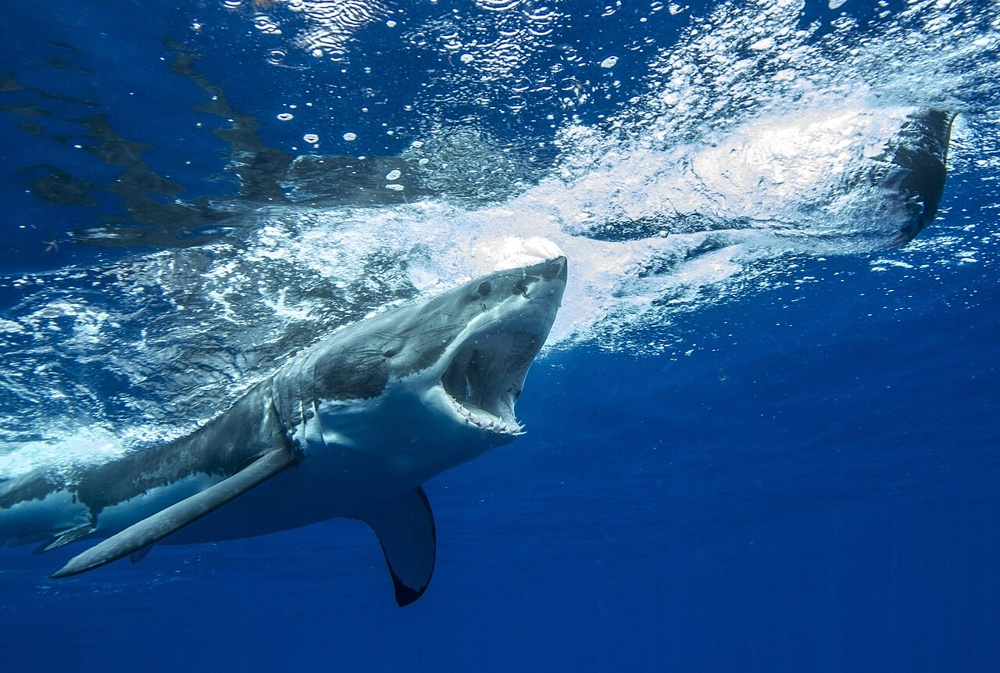
#> input picture images/shark.jpg, 1000 x 673 px
$ python demo.py
#> lines starting #> are read from the running program, lines starting #| are printed output that depends on the picture
"""Interactive demo: image compression with SVD (matrix compression).

Run:   python demo.py

- Drag the slider (or press the arrow keys: left/right = 1 step, up/down = 10 steps)
  to choose k, the number of SVD "layers" we keep.
- Click an animal name in the bottom-left corner to switch images.
"""
from pathlib import Path

import matplotlib.pyplot as plt
import numpy as np
from matplotlib.widgets import RadioButtons, Slider
from PIL import Image

# ---------------------------------------------------------------------------
# Settings
# ---------------------------------------------------------------------------
IMAGE_DIR = Path(__file__).parent / "images"
IMAGES = {"Shark": "shark.jpg", "Deer": "deer.jpg", "Leopard": "leopard.jpg"}
K_MAX = 300    # largest k on the slider
K_START = 20   # k shown when the demo opens


# ---------------------------------------------------------------------------
# The math (the core of the project)
# ---------------------------------------------------------------------------
def load(filename):
    """Load an image and compute the SVD of each colour channel.

    A colour image is 3 stacked matrices (R, G, B), each of size m x n.
    Each entry is the brightness of one pixel, from 0 to 255.
    """
#> called with filename = 'shark.jpg'
    # Turn the image into a matrix of numbers with shape (m, n, 3)
    img = np.asarray(Image.open(IMAGE_DIR / filename).convert("RGB"), dtype=float)

    # [5 lines of commented-out code are left out]
    svds = [np.linalg.svd(img[:, :, c], full_matrices=False) for c in range(3)]
#> svds = 3 items

    # The SVD is computed once at startup; moving the slider only slices
    # the first k layers, so it stays fast
    return img, svds


def compress(svds, k):
    """Keep only the first k layers of each colour:  A_k = U_k  S_k  V_k^T

    This equals  σ1·u1·v1^T + σ2·u2·v2^T + ... + σk·uk·vk^T
    By the Eckart–Young theorem, this is the best possible rank-k approximation.
    """
    channels = [
        U[:, :k] @ np.diag(S[:k]) @ Vt[:k, :]  # first k columns of U, k values of S, k rows of Vt
        for U, S, Vt in svds                   # one colour at a time: R, G, B
    ]
    # Stack the 3 colours back into an image and clip to 0-255
    # (the approximation can go slightly outside that range)
    return np.clip(np.stack(channels, axis=2), 0, 255).astype(np.uint8)


def storage(img, k):
    """Fraction of storage used compared with the original image.

    The original stores m*n numbers per colour.
    The compressed form stores U_k (m*k) + S_k (k) + V_k (n*k) = k(m + n + 1) numbers per colour.
    """
    m, n, _ = img.shape
    return k * (m + n + 1) / (m * n)


def psnr(img, approx):
    """Image quality in dB: higher means closer to the original.

    PSNR = 10 log10(255^2 / MSE), where MSE = mean of (pixel difference)^2
    """
    mse = np.mean((img - approx) ** 2)
    return 10 * np.log10(255 ** 2 / mse)


def quality_label(db):
    """Turn a dB value into a word the audience can understand."""
    if db < 22:
        return "poor"
    if db < 27:
        return "fair"
    if db < 32:
        return "good"
    if db < 40:
        return "very good"
    return "almost identical"


# ---------------------------------------------------------------------------
# The demo window
# ---------------------------------------------------------------------------
def build_demo():
    # Precompute the SVD of every image so switching images is instant
    print("Computing SVD for each image...")
    data = {name: load(filename) for name, filename in IMAGES.items()}
#> call 2 of load, with filename = 'deer.jpg'
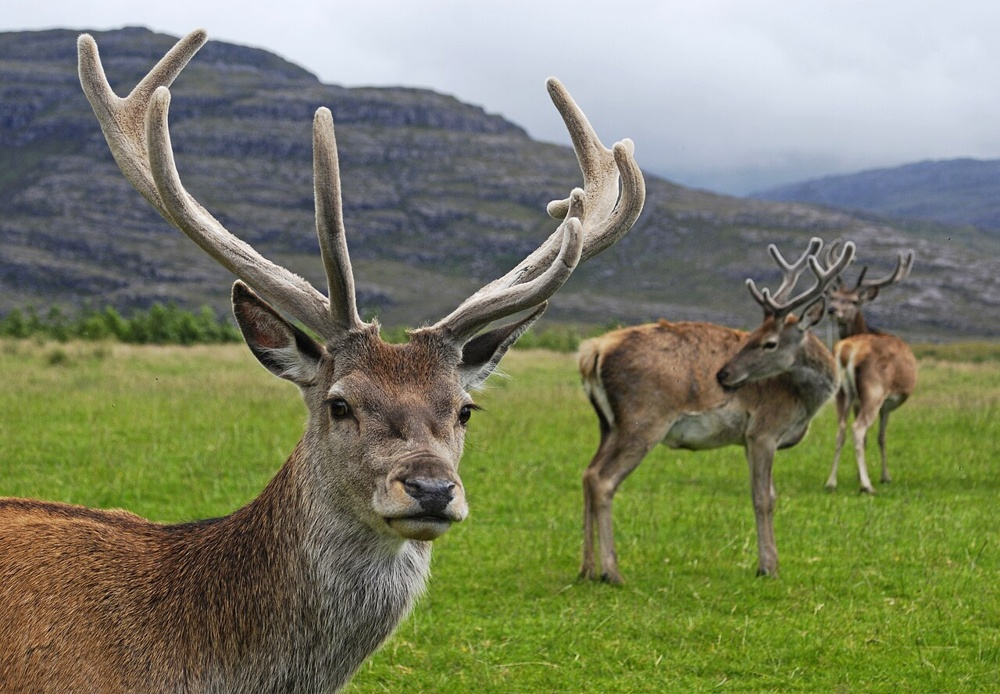
#> input picture images/deer.jpg, 1000 x 694 px
#> call 3 of load, with filename = 'leopard.jpg'
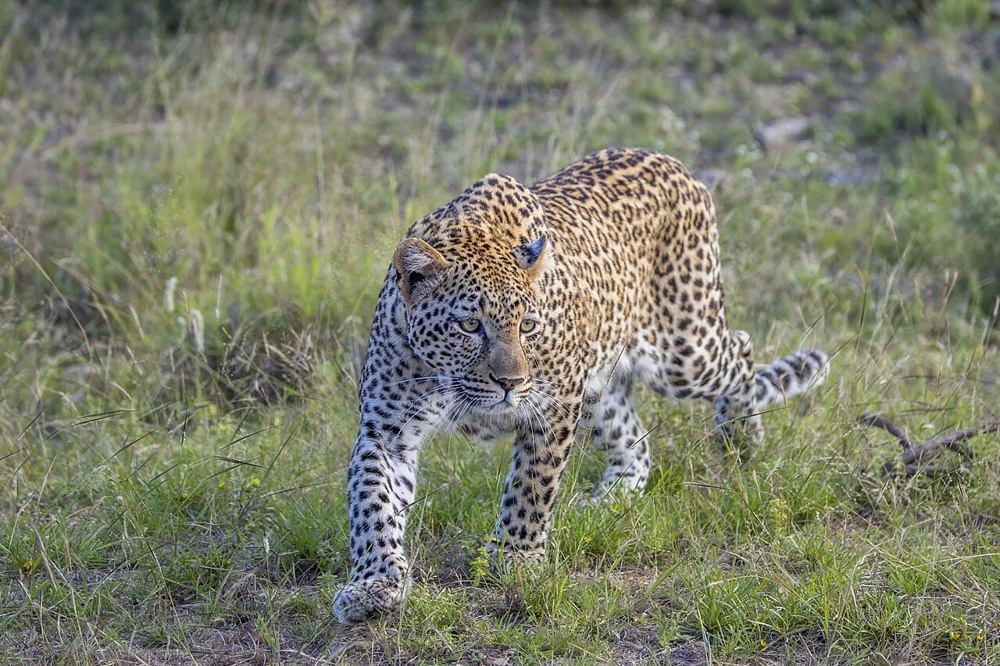
#> input picture images/leopard.jpg, 1000 x 666 px
#> data = 3 items
    state = {"name": "Shark"}  # image currently shown

    # --- Layout: [left, bottom, width, height] as fractions of the window ---
    fig = plt.figure(figsize=(14, 8.5))
    fig.suptitle("Matrix Compression with SVD", fontsize=20, fontweight="bold")

    ax_orig = fig.add_axes([0.03, 0.40, 0.45, 0.50])    # original image (top left)
    ax_comp = fig.add_axes([0.52, 0.40, 0.45, 0.50])    # compressed image (top right)
    ax_slider = fig.add_axes([0.20, 0.31, 0.62, 0.03])  # k slider
    ax_radio = fig.add_axes([0.03, 0.05, 0.13, 0.20])   # image picker (bottom left)
    ax_sv = fig.add_axes([0.26, 0.07, 0.71, 0.18])      # singular value plot (bottom right)
    info = fig.text(0.5, 0.365, "", ha="center", fontsize=15)  # storage + quality text

    # --- Original and compressed images ---
    img, svds = data[state["name"]]
#> svds = 3 items
    orig_view = ax_orig.imshow(img.astype(np.uint8))
    comp_view = ax_comp.imshow(compress(svds, K_START))
#> in compress, `return np.clip(np.stack(channels, axis=2), 0, 255).astype(np.uint8)`:
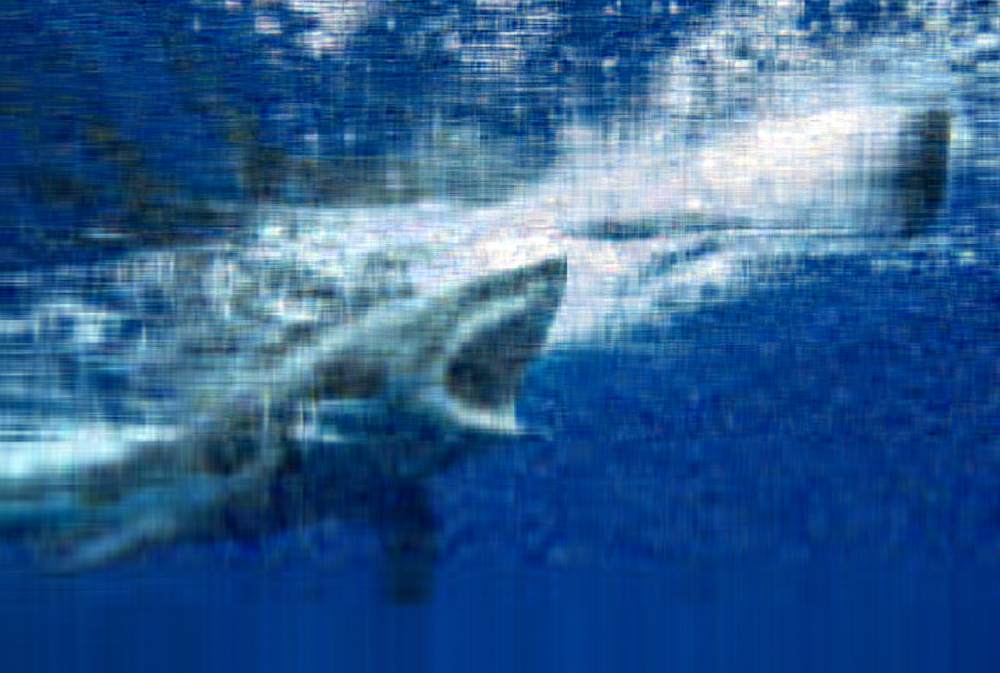
#> returned value: shape (673, 1000, 3); mean of channels 0, 1, 2 49, 95, 143.9; drawn as R, G, B
    ax_orig.set_title("Original", fontsize=15)
    for ax in (ax_orig, ax_comp):
        ax.axis("off")  # hide the axis ticks around the images

    # --- Slider and image picker ---
    slider = Slider(ax_slider, "k (layers kept)", 1, K_MAX, valinit=K_START, valstep=1)
    slider.vline.set_visible(False)  # hide the red tick marking the starting value
    radio = RadioButtons(ax_radio, list(IMAGES))
    ax_radio.set_title("Image", fontsize=13)

    # --- Singular value plot: shows the first layers matter far more than later ones ---
    ax_sv.set_yscale("log")  # log scale, because σ1 is hundreds of times larger than the last ones
    ax_sv.set_xlim(1, K_MAX)
    ax_sv.set_xlabel("layer i")
    ax_sv.set_ylabel("importance σᵢ")
    ax_sv.set_title("Each layer is less important than the one before", fontsize=12)
    sv_line, = ax_sv.plot([], [], color="#1565c0", lw=2)          # the σi curve
    cut_line = ax_sv.axvline(K_START, color="#c62828", lw=2)       # red line = cut-off at k
    kept_area = [None]                                             # shaded area = layers kept

    def redraw(_=None):
        """Recompute and redraw whenever k or the image changes."""
        img, svds = data[state["name"]]
#> svds = 3 items
        k = int(slider.val)

        # 1) Compress with k layers and show the result
        approx = compress(svds, k)
        comp_view.set_data(approx)
        ax_comp.set_title(f"Compressed (k = {k})", fontsize=15)

        # 2) Update the storage and quality numbers
        db = psnr(img, approx)
#> in psnr, `mse = np.mean((img - approx) ** 2)`: mse = 596.2
#> db = 20.38
        info.set_text(f"Storage used: {storage(img, k):.1%} of the original    ·    "
                      f"Quality: {db:.1f} dB ({quality_label(db)})")

        # 3) Update the σi plot (average of the 3 colours) and shade the kept part
        S = np.mean([s for _, s, _ in svds], axis=0)
#> S = 673 values, max 86417.2 at index 0, min 4.22 at index 672, mean 798.9
        i = np.arange(1, len(S) + 1)
#> i = 673 values from 1 to 673
        floor = S[K_MAX - 1] * 0.8  # bottom edge of the plot
#> floor = 302.7
        sv_line.set_data(i, S)
        ax_sv.set_ylim(floor, S[0] * 1.5)
        cut_line.set_xdata([k, k])
        if kept_area[0] is not None:
            kept_area[0].remove()  # remove the old shading before drawing the new one
        kept_area[0] = ax_sv.fill_between(i[:k], S[:k], floor, color="#1565c0", alpha=0.2)

        fig.canvas.draw_idle()  # ask the window to redraw

    def change_image(name):
        """Called when a new image is picked."""
        state["name"] = name
        img = data[name][0]
        m, n, _ = img.shape
        orig_view.set_data(img.astype(np.uint8))
        # The images have different heights, so resize the frames to fit the new one
        for view, ax in ((orig_view, ax_orig), (comp_view, ax_comp)):
            view.set_extent((-0.5, n - 0.5, m - 0.5, -0.5))
            ax.set_xlim(-0.5, n - 0.5)
            ax.set_ylim(m - 0.5, -0.5)
        redraw()

    def on_key(event):
        """Arrow keys: left/right change k by 1, up/down by 10 (handy while presenting)."""
        step = {"right": 1, "left": -1, "up": 10, "down": -10}.get(event.key)
        if step:
            slider.set_val(min(max(slider.val + step, 1), K_MAX))

    # Connect events: slider -> redraw, image click -> change_image, key press -> on_key
    slider.on_changed(redraw)
    radio.on_clicked(change_image)
    fig.canvas.mpl_connect("key_press_event", on_key)
    redraw()  # first draw
    return fig, (slider, radio)


if __name__ == "__main__":
    fig, widgets = build_demo()  # keep a reference to the widgets, or the slider stops working
    plt.show()
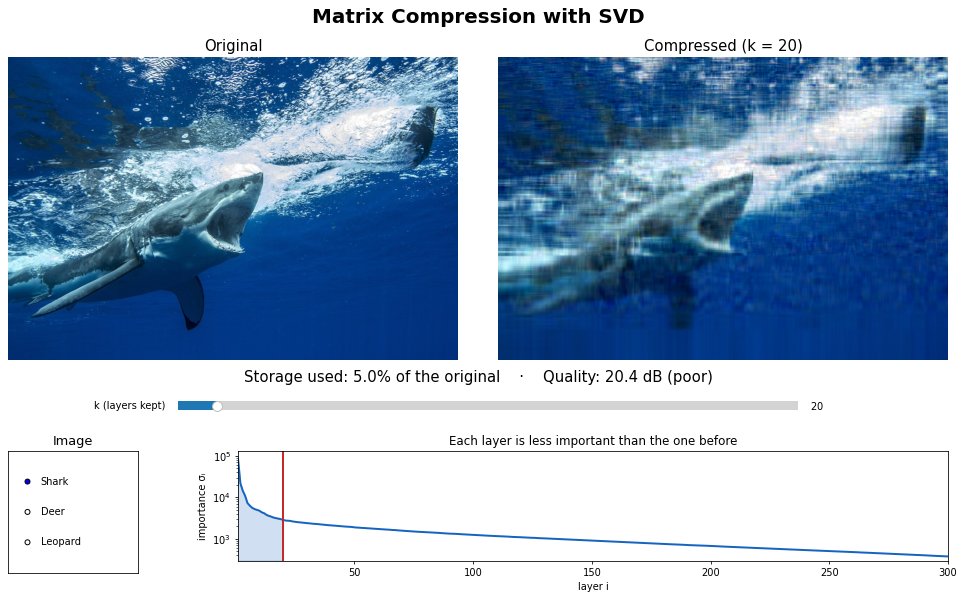
#> figure drawn by matplotlib, 5 panels; panel 5: curve peaks at x = 1, y = 86417.2
